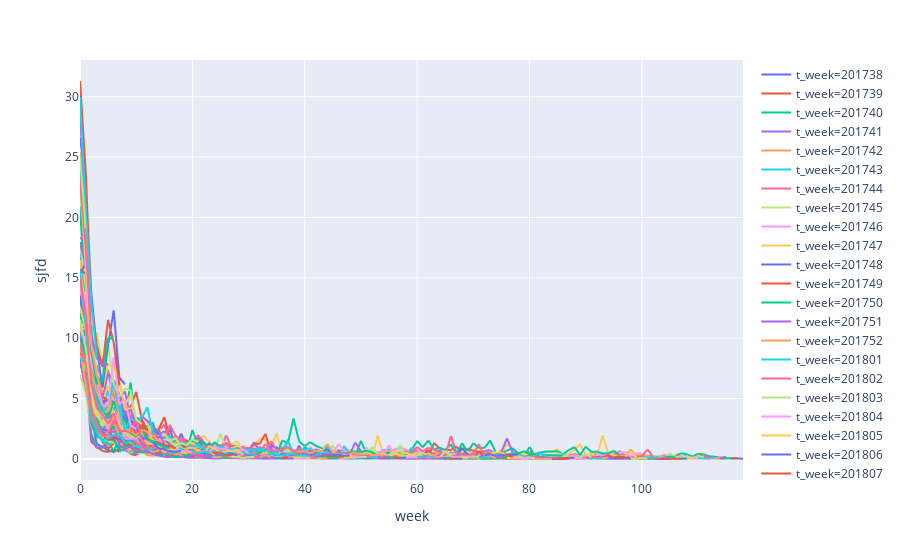

The notebook cell this image was saved under:
### Code cell
px.line(data2,x='week',y='sjfd',color="t_week",line_group="t_week")
